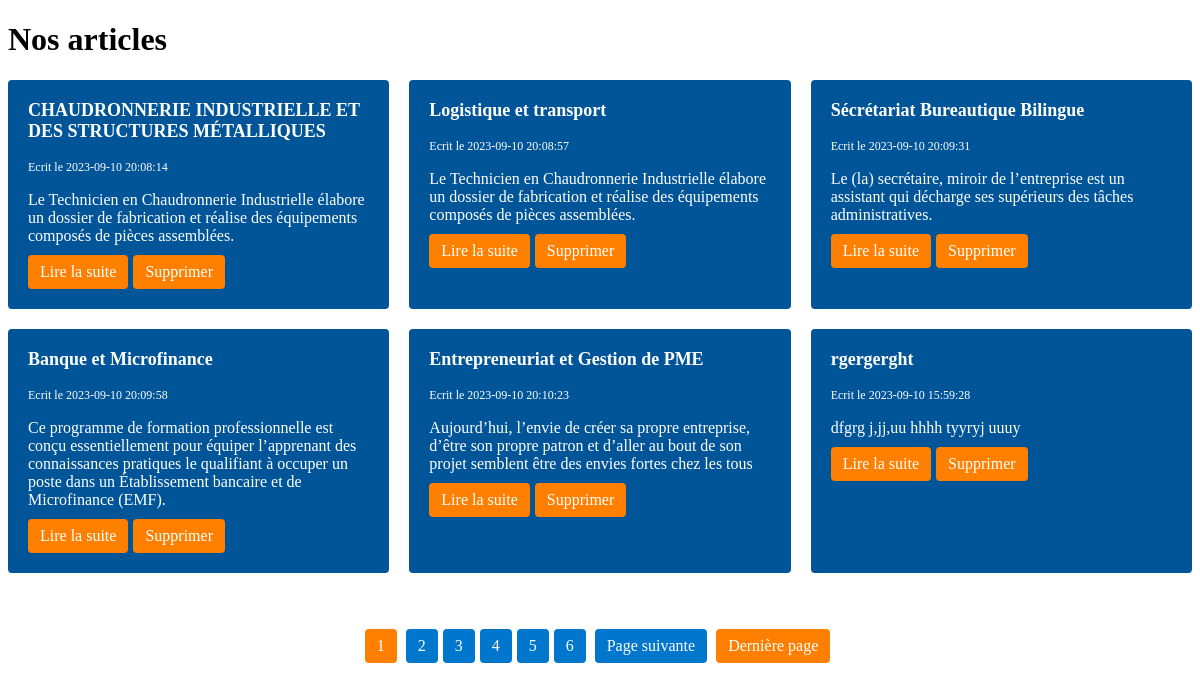
The page / on the database its author committed.
### tables this page shows
CREATE TABLE `articles` (
  `id` int(11) NOT NULL,
  `aimage` varchar(1000) DEFAULT NULL,
  `title` varchar(255) NOT NULL,
  `slug` varchar(255) NOT NULL,
  `introduction` text NOT NULL,
  `content` text NOT NULL,
  `created_at` datetime NOT NULL
);

### index.php (called while the page is built, shortened)
<?php
$pdo = new PDO('mysql:host=localhost;dbname=blogpoo;charset=utf8', 'root', '', [
    PDO::ATTR_ERRMODE => PDO::ERRMODE_EXCEPTION,
    PDO::ATTR_DEFAULT_FETCH_MODE => PDO::FETCH_ASSOC
]);
$resultats = $pdo->query('SELECT * FROM articles ORDER BY created_at DESC');
$articles = $resultats->fetchAll();
require('templates/articles/index_html.php');
$pageContent = ob_get_clean();
require('templates/layout_html.php');

### templates/articles/index_html.php (the view, shortened to what this page needs)
<?php
$articlesPerPage = 6;
$page = isset($_GET['page']) ? $_GET['page'] : 1;
$allArticles = getAllArticles();
$totalArticles = count($allArticles);
$totalPages = ceil($totalArticles / $articlesPerPage);
$startIndex = ($page - 1) * $articlesPerPage;
$articles = array_slice($allArticles, $startIndex, $articlesPerPage);
echo "<h1>Nos articles</h1>";
echo '<div class="article-grid">';
foreach ($articles as $article) {
  echo '<div class="article">';
  echo '<h2>' . $article['title'] . '</h2>';
  echo '<small>Ecrit le ' . $article['created_at'] . '</small>';
  echo '<p>' . $article['introduction'] . '</p>';
  echo '<a href="article?id=' . $article['id'] . '">Lire la suite</a>';
  echo '<a href="delete-article?id=' . $article['id'] . '" onclick="return window.confirm(`Êtes-vous sûr de vouloir supprimer cet article ?!`)">Supprimer</a>';
  echo '</div>';
}
echo '</div>';
echo "<br>";
echo "<br>";
echo "<div class='pagination'>";
if ($totalPages > 1) {
    for ($i = 1; $i <= $totalPages; $i++) {
        if ($i == $page) {
            echo " <span class='current-page'>$i</span> ";
        } else {
            echo "<a href='index?page=$i'>$i</a>";
        }
    }
    if ($page < $totalPages) {
        echo " <a href='index?page=" . ($page + 1) . "'>Page suivante</a> ";
    }
    if ($page < $totalPages) {
        echo " <a href='index?page=$totalPages'>Dernière page</a> ";
    }
}
echo "</div>";
function getAllArticles()
{
    $pdo = new PDO('mysql:host=localhost;dbname=blogpoo;charset=utf8', 'root', '', [
        PDO::ATTR_ERRMODE => PDO::ERRMODE_EXCEPTION,
        PDO::ATTR_DEFAULT_FETCH_MODE => PDO::FETCH_ASSOC
    ]);
    $query = "SELECT * FROM articles";
    $stmt = $pdo->prepare($query);
    $stmt->execute();
    $articles = $stmt->fetchAll();
    return $articles;
}
?>

### templates/layout_html.php (shortened to what this page needs)
<!DOCTYPE html>
<html lang="en">
<head>
    <link rel="stylesheet" href="/templates/style.css">
</head>
<body>
    <?= $pageContent ?>
</body>
</html>

### templates/style.css (style rules this page uses)
.pagination { margin-top: 20px; text-align: center; }
.pagination a, .pagination span { display: inline-block; padding: 8px 12px; margin-right: 5px; color: #FFF; background-color: #0077CC; border-radius: 4px; text-decoration: none; }
.current-page { background-color: #FF8000; }
.pagination a:first-child, .pagination a:last-child { background-color: #FF8000; }

### templates/layout_html.php (style rules this page uses)
.article-grid { display: grid; grid-template-columns: repeat(3, 1fr); grid-gap: 20px; }
.article { background-color: #005599; padding: 20px; border-radius: 4px; color: #FFF; }
.article h2 { font-size: 18px; margin-top: 0; }
.article small { font-size: 12px; }
.article p { margin-bottom: 10px; }
.article a { display: inline-block; padding: 8px 12px; margin-right: 5px; color: #FFF; background-color: #FF8000; border-radius: 4px; text-decoration: none; }
.pagination { margin-top: 20px; text-align: center; }
.pagination a, .pagination span { display: inline-block; padding: 8px 12px; margin-right: 5px; color: #FFF; background-color: #0077CC; border-radius: 4px; text-decoration: none; }
span.current-page { background-color: #FF8000; }
.pagination a:first-child, .pagination a:last-child { background-color: #FF8000; }

### rows shown on the page
articles: title "CHAUDRONNERIE INDUSTRIELLE ET DES STRUCTURES MÉTALLIQUES", created_at "2023-09-10 20:08:14", introduction "Le Technicien en Chaudronnerie Industrielle élabore un dossier de fabrication et réalise des équipements composés de pièces assemblées."
articles: title "Logistique et transport", created_at "2023-09-10 20:08:57", introduction "Le Technicien en Chaudronnerie Industrielle élabore un dossier de fabrication et réalise des équipements composés de pièces assemblées."
articles: title "Sécrétariat Bureautique Bilingue", created_at "2023-09-10 20:09:31", introduction "Le (la) secrétaire, miroir de l’entreprise est un assistant qui décharge ses supérieurs des tâches administratives."
articles: title "Banque et Microfinance", created_at "2023-09-10 20:09:58", introduction "Ce programme de formation professionnelle est conçu essentiellement pour équiper l’apprenant des connaissances pratiques le qualifiant à occuper un poste dans un Établissement bancaire et de Microfinance (EMF)."
articles: title "Entrepreneuriat et Gestion de PME", created_at "2023-09-10 20:10:23", introduction "Aujourd’hui, l’envie de créer sa propre entreprise, d’être son propre patron et d’aller au bout de son projet semblent être des envies fortes chez les tous"
articles: title "rgergerght", created_at "2023-09-10 15:59:28", introduction "dfgrg j,jj,uu hhhh tyyryj uuuy"
